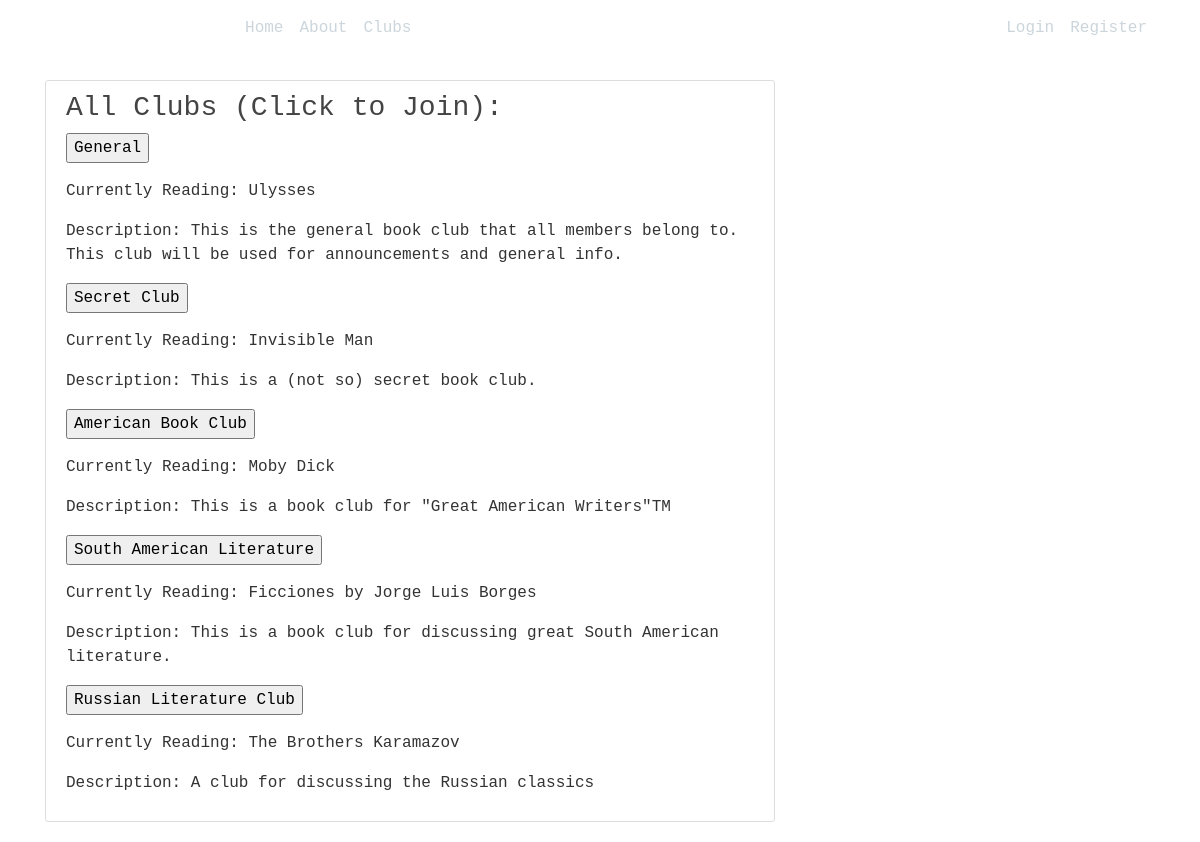
Page /club-list/ on the committed database.
### blog/models.py (models this page shows, shortened)
class Club(models.Model):
    name = models.CharField(max_length=100)
    current_book = models.CharField(max_length=100, null=True)
    description = models.CharField(max_length=500, null=True)
    banner = models.ImageField(default='default_book.jpg', upload_to='profile_pics')

### blog/views.py (the view, shortened to what this page needs)
# urls.py: path('club-list/', views.club_list, name='club-list'),
def club_list(request): #includes means of joining club
    clubs = Club.objects.all()
    user = request.user
    return render(request, 'blog/club_list.html', {'clubs': clubs})

### blog/templates/blog/club_list.html (shortened to what this page needs)
{% extends "blog/base.html" %}
{% load crispy_forms_tags %}
{% block content %}
<div class="content-section">
    <h3>All Clubs (Click to Join):</h3>
    <form method="POST">
        {% for club in clubs %}
            <input type="submit" name="btn" value="{{ club.name }}" />
            Currently Reading: {{ club.current_book }}
            Description: {{ club.description }}
        {% endfor %}
    </form>
</div>
{% endblock content %}

### blog/static/blog/main.css (style rules this page uses)
body { background: #fafafa; color: #333333; margin-top: 5rem; }
h1, h2, h3, h4, h5, h6 { color: #444444; }
.content-section { background: #ffffff; padding: 10px 20px; border: 1px solid #dddddd; border-radius: 3px; margin-bottom: 20px; }

### rows in the picture
Club: btn "General", current_book "Ulysses", description "This is the general book club that all members belong to. This club will be used for announcements and general info."
Club: btn "Secret Club", current_book "Invisible Man", description "This is a (not so) secret book club."
Club: btn "American Book Club", current_book "Moby Dick", description "This is a book club for \"Great American Writers\"TM"
Club: btn "South American Literature", current_book "Ficciones by Jorge Luis Borges", description "This is a book club for discussing great South American literature."
Club: btn "Russian Literature Club", current_book "The Brothers Karamazov", description "A club for discussing the Russian classics"
